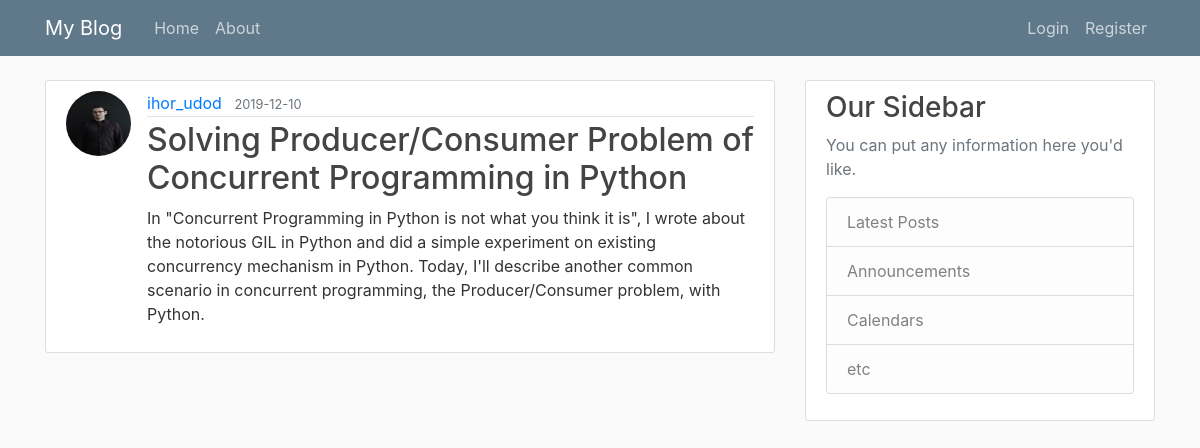
The page /post/5 on the database its author committed.
### fl_blog/models.py (models this page shows, shortened)
class User(db.Model, UserMixin):
    id = db.Column(db.Integer, primary_key=True)
    username = db.Column(db.String(20), unique=True, nullable=False)
    email = db.Column(db.String(120), unique=True, nullable=False)
    image_file = db.Column(db.String(20), nullable=False, default='default.jpg')
    password = db.Column(db.String(60), nullable=False)
    posts = db.relationship('Post', backref='author', lazy=True)

class Post(db.Model):
    id = db.Column(db.Integer, primary_key=True)
    title = db.Column(db.String(120), nullable=False)
    date_posted = db.Column(db.DateTime, nullable=False, default=datetime.utcnow)
    content = db.Column(db.Text, nullable=False)
    user_id = db.Column(db.Integer, db.ForeignKey('user.id'), nullable=False)

### fl_blog/routes.py (the view)
@app.route("/post/<int:post_id>")
def post(post_id):
    post = Post.query.get_or_404(post_id)
    return render_template('post.html', title=post.title, post=post)

### fl_blog/templates/post.html (shortened to what this page needs)
{% extends "layout.html" %}
{% block content %}
  <article class="media content-section">
    <img class="rounded-circle article-img" src="{{ url_for('static', filename='profile_pics/' + post.author.image_file) }}">
    <div class="media-body">
      <div class="article-metadata">
        <a class="mr-2" href="{{ url_for('user_posts', username=post.author.username) }}">{{ post.author.username }}</a>
        <small class="text-muted">{{ post.date_posted.strftime('%Y-%m-%d') }}</small>
      </div>
      <h2 class="article-title">{{ post.title }}</h2>
      <p class="article-content">{{ post.content }}</p>
    </div>
  </article>
{% endblock content %}

### fl_blog/static/main.css (style rules this page uses)
body { background: #fafafa; color: #333333; margin-top: 5rem; }
h1, h2, h3, h4, h5, h6 { color: #444444; }
.content-section { background: #ffffff; padding: 10px 20px; border: 1px solid #dddddd; border-radius: 3px; margin-bottom: 20px; }
.article-title { color: #444444; }
.article-content { white-space: pre-line; }
.article-img { height: 65px; width: 65px; margin-right: 16px; }
.article-metadata { padding-bottom: 1px; margin-bottom: 4px; border-bottom: 1px solid #e3e3e3 }

### rows shown on the page
User: image_file (picture), author.username "ihor_udod"
Post: date_posted "2019-12-10", title "Solving Producer/Consumer Problem of Concurrent Programming in Python", content "In \"Concurrent Programming in Python is not what you think it is\", I wrote about the notorious GIL in Python and did a simple experiment on existing concurrency mechanism in Python. Today, I'll describe another common scenario in concurrent programming, the Producer/Consumer problem, with Python."
